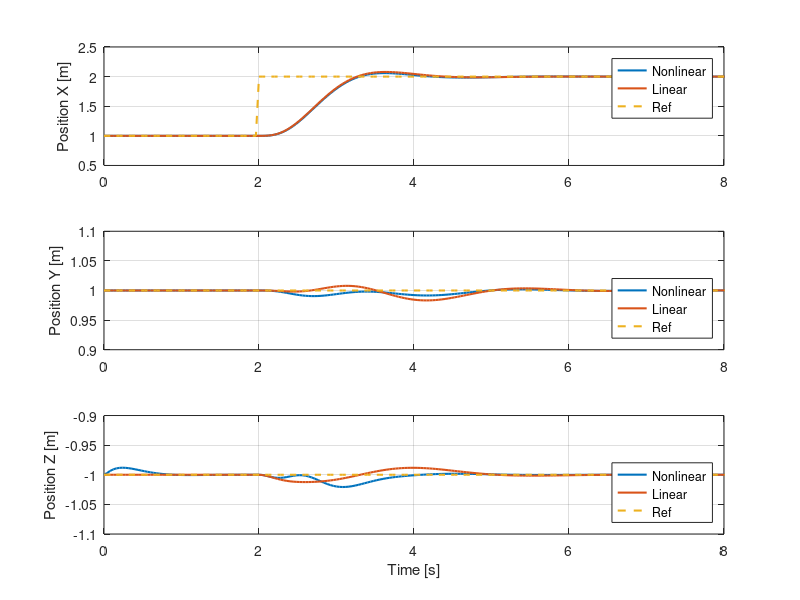
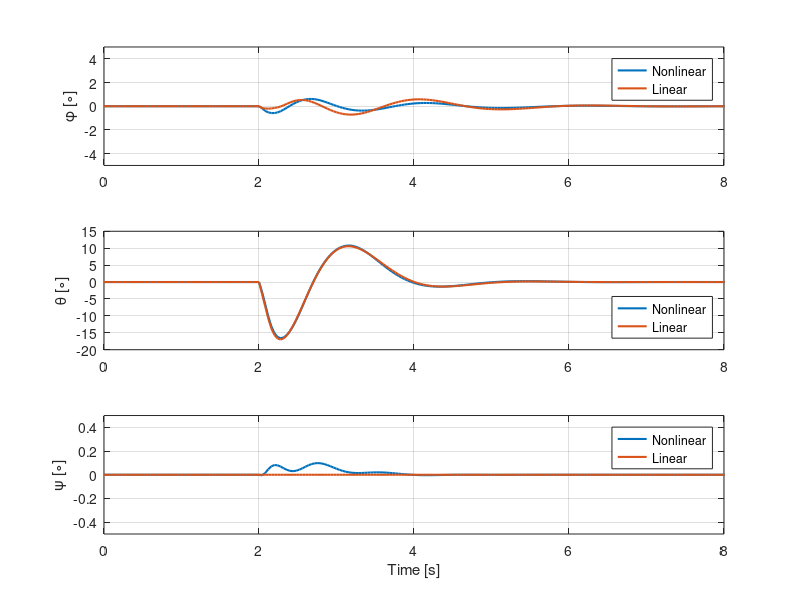

Write the MATLAB code that produced these figures, in order.
clear;
close all;
clc;

%% Load variables: Nonlinear controller
load("Nonlinear_stepX.mat")

% Common variables
r = r_out.';
T_eq = param.nrotor_vehicle_mass_true*param.g;

start_time = 2;
sim_time = start_time + run_time;

time = 0:param.sample_time_measurements_full_state:sim_time;

% Specific variables
u_nl = [total_thrust_cmd body_rates_cmd].';

x_state_nl = full_state_act(:,1:9).';

x_nl = x_state_nl(1,:);
y_nl = x_state_nl(2,:);
z_nl = x_state_nl(3,:);

roll_nl = x_state_nl(7,:)*180/pi;
pitch_nl = x_state_nl(8,:)*180/pi;
yaw_nl = x_state_nl(9,:)*180/pi;

time_comp_nl = solve_time_out;

%% Load variables: Linear controller
load("Linear_stepX.mat")

% Specific variables
u_l = [total_thrust_cmd body_rates_cmd].';

x_state_l = full_state_act(:,1:9).';

x_l = x_state_l(1,:);
y_l= x_state_l(2,:);
z_l = x_state_l(3,:);

roll_l = x_state_l(7,:)*180/pi;
pitch_l = x_state_l(8,:)*180/pi;
yaw_l = x_state_l(9,:)*180/pi;

time_comp_nl = solve_time_out;

% Remove unnecessary variables
clear total_thrust_cmd body_rates_cmd full_state_meas full_state_act...
    run_time param r_out Tini solve_time_out start_time

%% Plots

% % Positions
% f_pos = figure();
% f_pos.Position = [50 100 1450 450];
% t_pos = tiledlayout(1,3,'TileSpacing','tight','Padding','tight');
% title(t_pos,'Positions','FontWeight','bold')
% 
% nexttile
% plot(time, x_nl)
% hold on
% plot(time, x_l)
% hold on
% plot(time, r(1,:))
% ylabel('X [m]') 
% xlabel('Time [s]')
% legend('Nonlinear','Linear','ref','Location','best')
% grid on
% 
% nexttile
% plot(time, y_nl)
% hold on
% plot(time, y_l)
% hold on
% plot(time, r(2,:))
% ylabel('Y [m]') 
% xlabel('Time [s]')
% legend('Nonlinear','Linear','ref','Location','best')
% grid on
% 
% nexttile
% plot(time, z_nl)
% hold on
% plot(time, z_l)
% hold on
% plot(time, r(3,:))
% ylabel('Z [m]') 
% xlabel('Time [s]')
% legend('Nonlinear','Linear','ref','Location','best')
% grid on


% % Euler Angles
% f_ang = figure();
% f_ang.Position = [50 100 1450 600];
% t_ang = tiledlayout(1,3,'TileSpacing','tight','Padding','tight');
% title(t_ang,'Euler Angles','FontWeight','bold')
% 
% nexttile
% plot(time, roll_nl)
% hold on
% plot(time, roll_l)
% ylabel('Phi [º]') 
% xlabel('Time [s]')
% legend('Nonlinear','Linear','Location','best')
% grid on
% 
% nexttile
% plot(time, pitch_nl)
% hold on
% plot(time, pitch_l)
% ylabel('Theta [º]') 
% xlabel('Time [s]')
% legend('Nonlinear','Linear','Location','best')
% grid on
% 
% nexttile
% plot(time, yaw_nl)
% hold on
% plot(time, yaw_l)
% ylabel('Psi [º]') 
% xlabel('Time [s]')
% legend('Nonlinear','Linear','Location','best')
% grid on
% 
% 
% % Thrust
% figure()
% plot(time, u_nl(1,:))
% hold on
% plot(time, u_l(1,:))
% hold on
% plot(time, T_eq*ones(1,length(time)), '--')
% ylabel('T [N]') 
% xlabel('Time [s]')
% legend('Nonlinear','Linear','ref','Location','best')
% grid on


% % Position XY
% myFigure1 = figure();
% plot(time, x_nl, 'LineWidth',1.5)
% hold on
% plot(time, x_l, 'LineWidth',1.5)
% hold on
% plot(time, r(1,:), '--', 'LineWidth',1.5)
% hold on
% plot(time, y_nl, 'LineWidth',1.5)
% hold on
% plot(time, y_l, 'LineWidth',1.5)
% hold on
% plot(time, r(2,:), '--', 'LineWidth',1.5)
% ylabel('Position [m]') 
% xlabel('Time [s]')
% legend('X_{nonlinear}','X_{linear}','X_{ref}','Y_{nonlinear}','Y_{linear}','Y_{ref}','Location','east')
% grid on
% xlim([0 8])
% 
% 
% % Position Z
% myFigure2 = figure();
% plot(time, z_nl, 'LineWidth',1.5)
% hold on
% plot(time, z_l, 'LineWidth',1.5)
% hold on
% plot(time, r(3,:), '--', 'LineWidth',1.5)
% ylabel('Position Z [m]') 
% xlabel('Time [s]')
% legend('Nonlinear','Linear','ref','Location','best')
% ylim([-1.2 -0.8])
% xlim([0 8])
% grid on
% 
% % Euler Angles
% myFigure3 = figure();
% plot(time, roll_nl, 'LineWidth',1.5)
% hold on
% plot(time, roll_l, 'LineWidth',1.5)
% hold on
% plot(time, pitch_nl, 'LineWidth',1.5)
% hold on
% plot(time, pitch_l, 'LineWidth',1.5)
% hold on
% plot(time, yaw_nl, 'LineWidth',1.5)
% hold on
% plot(time, yaw_l, 'LineWidth',1.5)
% ylabel('Euler Angles [\circ]') 
% xlabel('Time [s]')
% legend('\phi_{nonlinear}','\phi_{linear}','\theta_{nonlinear}','\theta_{linear}','\psi_{nonlinear}','\psi_{linear}','Location','best')
% grid on
% xlim([0 8])


% saveFigAsPDF(myFigure1,'Figures_PDF/XY_stepX_model2');
% saveFigAsPDF(myFigure2,'Figures_PDF/Z_stepX_model2');
% saveFigAsPDF(myFigure3,'Figures_PDF/Euler_stepX_model2');


% Position XYZ
myFigure4= figure();

subplot(3,1,1)
plot(time, x_nl, 'LineWidth',1.5)
hold on
plot(time, x_l, 'LineWidth',1.5)
hold on
plot(time, r(1,:), '--', 'LineWidth',1.5)
ylabel('Position X [m]') 
xlim([0 8])
ylim([0.5 2.5])
legend('Nonlinear','Linear','Ref','Location','best')
grid on

subplot(3,1,2)
plot(time, y_nl, 'LineWidth',1.5)
hold on
plot(time, y_l, 'LineWidth',1.5)
hold on
plot(time, r(2,:), '--', 'LineWidth',1.5)
ylabel('Position Y [m]') 
xlim([0 8])
ylim([0.9 1.1])
legend('Nonlinear','Linear','Ref','Location','southeast')
grid on

subplot(3,1,3)
plot(time, z_nl, 'LineWidth',1.5)
hold on
plot(time, z_l, 'LineWidth',1.5)
hold on
plot(time, r(3,:), '--', 'LineWidth',1.5)
ylabel('Position Z [m]') 
xlabel('Time [s]')
xlim([0 8])
ylim([-1.1 -0.9])
legend('Nonlinear','Linear','Ref','Location','southeast')
grid on

% Euler Angles
myFigure5= figure();

subplot(3,1,1)
plot(time, roll_nl, 'LineWidth',1.5)
hold on
plot(time, roll_l, 'LineWidth',1.5)
ylabel('\phi [\circ]') 
legend('Nonlinear','Linear','Location','northeast')
grid on
xlim([0 8])
ylim([-5 5])

subplot(3,1,2)
plot(time, pitch_nl, 'LineWidth',1.5)
hold on
plot(time, pitch_l, 'LineWidth',1.5)
ylabel('\theta [\circ]') 
legend('Nonlinear','Linear','Location','southeast')
grid on
xlim([0 8])

subplot(3,1,3)
plot(time, yaw_nl, 'LineWidth',1.5)
hold on
plot(time, yaw_l, 'LineWidth',1.5)
ylabel('\psi [\circ]') 
xlabel('Time [s]')
legend('Nonlinear','Linear','Location','northeast')
grid on
xlim([0 8])
ylim([-0.5 0.5])

% saveFigAsPDF(myFigure4,'Figures_PDF/Position_stepX_model1');
% saveFigAsPDF(myFigure5,'Figures_PDF/Orientation_stepX_model1');
